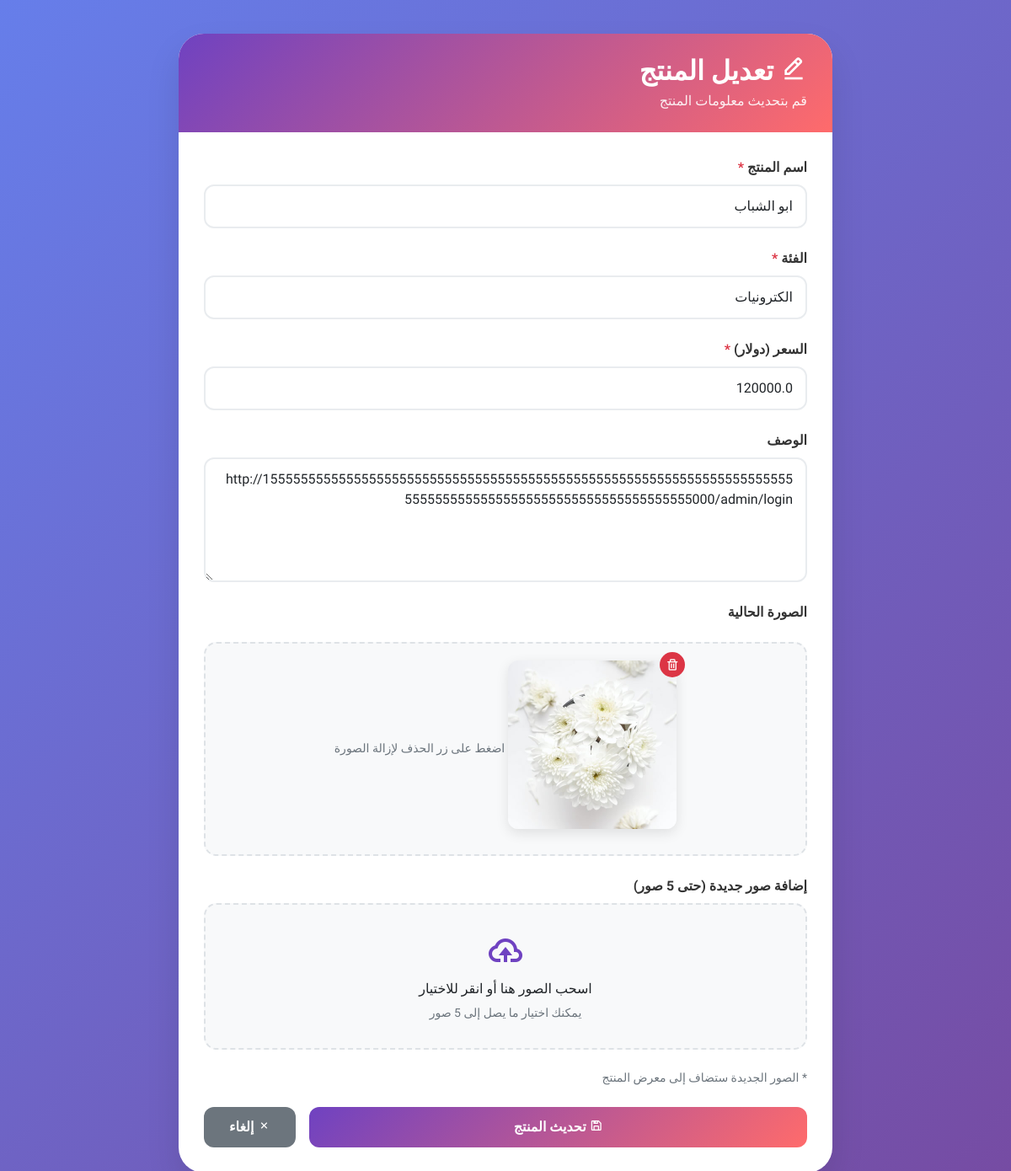
The page /admin/edit/6 (signed in) on the database its author committed.
### tables this page shows
CREATE TABLE products (
            id INTEGER PRIMARY KEY AUTOINCREMENT,
            name TEXT NOT NULL,
            description TEXT,
            price REAL NOT NULL,
            image TEXT
        , category TEXT DEFAULT 'عام', old_price REAL DEFAULT 0);

### app.py (the view, shortened to what this page needs)
@app.route("/admin/edit/<int:pid>", methods=["GET", "POST"])
@admin_required
def admin_edit(pid):
    conn = get_db()
    cursor = conn.cursor()
    placeholder = get_placeholder()
    cursor.execute(f"SELECT * FROM products WHERE id = {placeholder}", (pid,))
    product = cursor.fetchone()
    if not product:
        conn.close()
        flash("المنتج غير موجود.", "danger")
        return redirect(url_for("admin_dashboard"))
    cursor.execute(f"SELECT id, filename FROM product_images WHERE product_id = {placeholder} ORDER BY id", (pid,))
    images = cursor.fetchall()
    cursor.execute("SELECT DISTINCT COALESCE(category,'عام') AS c FROM products ORDER BY c")
    cats = cursor.fetchall()
    categories = [r["c"] for r in cats]
    conn.close()
    return render_template("edit_product.html", p=product, images=images, categories=categories)

### app.py (called while the page is built)
def get_db():
    try:
        if USE_POSTGRES:
            database_url = os.environ.get('DATABASE_URL')
            conn = psycopg2.connect(database_url, sslmode='require')
            conn.cursor_factory = RealDictCursor
            return conn
        else:
            conn = sqlite3.connect(DB_PATH, timeout=30, check_same_thread=False)
            conn.row_factory = lambda cursor, row: {col[0]: row[i] for i, col in enumerate(cursor.description)}
            conn.execute("PRAGMA journal_mode=WAL")
            conn.execute("PRAGMA synchronous=NORMAL")
            return conn
    except Exception as e:
        print(f"❌ خطأ في الاتصال بقاعدة البيانات: {e}")
        raise

def get_placeholder():
    return '%s' if USE_POSTGRES else '?'

def admin_required(f):
    @wraps(f)
    def wrapper(*args, **kwargs):
        if not session.get("is_admin"):
            flash("الرجاء تسجيل الدخول كأدمن.", "warning")
            return redirect(url_for("admin_login"))
        return f(*args, **kwargs)
    return wrapper

### templates/edit_product.html (shortened to what this page needs)
<!DOCTYPE html>
<html lang="ar" dir="rtl">
<head>
    <link rel="stylesheet" href="{{ url_for('static', filename='assets/css/bootstrap.min.css') }}">
    <link href="{{ url_for('static', filename='assets/css/boxicon.min.css') }}" rel="stylesheet">
</head>
<body>
    <div class="container" style="max-width: 800px;">
        <div class="edit-card">
            <div class="edit-header">
                <h2><i class='bx bx-edit-alt'></i> تعديل المنتج</h2>
                <p>قم بتحديث معلومات المنتج</p>
            </div>
            <div class="edit-body">
                <form method="POST" enctype="multipart/form-data" id="editProductForm">
                    <div class="mb-4">
                        <label class="form-label required-field">اسم المنتج</label>
                        <input type="text" name="name" class="form-control" value="{{ p.name }}" required
                               placeholder="أدخل اسم المنتج">
                    </div>
                    <div class="mb-4">
                        <label class="form-label required-field">الفئة</label>
                        <input type="text" name="category" value="{{ p.category or '' }}" class="form-control" required
                               placeholder="مثال: ملابس، إلكترونيات، مستلزمات منزلية">
                    </div>
                    <div class="mb-4">
                        <label class="form-label required-field">السعر (دولار)</label>
                        <input type="number" step="0.01" name="price" class="form-control" value="{{ p.price }}" required
                               placeholder="0.00">
                    </div>
                    <div class="mb-4">
                        <label class="form-label">الوصف</label>
                        <textarea name="description" class="form-control" rows="5"
                                  placeholder="أدخل وصفاً مفصلاً للمنتج...">{{ p.description }}</textarea>
                    </div>
                    {% if p.image %}
                    <div class="mb-4">
                        <label class="form-label">الصورة الحالية</label>
                        <div class="image-preview">
                            <div class="image-badge">
                                <img src="{{ url_for('static', filename='uploads/' ~ p.image) }}"
                                     alt="{{ p.name }}" class="current-image">
                                <button type="button" class="remove-image-btn" onclick="removeCurrentImage()" title="حذف الصورة">
                                    <i class='bx bx-trash'></i>
                                </button>
                            </div>
                            <small class="text-muted">اضغط على زر الحذف لإزالة الصورة</small>
                        </div>
                    </div>
                    {% endif %}
                    <div class="mb-4">
                        <label class="form-label">إضافة صور جديدة (حتى 5 صور)</label>
                        <div class="file-upload-area" id="fileUploadArea">
                            <i class='bx bx-cloud-upload file-upload-icon'></i>
                            <p class="mb-1">اسحب الصور هنا أو انقر للاختيار</p>
                            <small class="text-muted">يمكنك اختيار ما يصل إلى 5 صور</small>
                        </div>
                        <small class="text-muted mt-2 d-block">* الصور الجديدة ستضاف إلى معرض المنتج</small>
                    </div>
                    <div class="d-flex gap-3 mt-4">
                        <button type="submit" class="btn btn-primary-custom text-white flex-grow-1">
                            <i class='bx bx-save'></i> تحديث المنتج
                        </button>
                        <a href="{{ url_for('admin_dashboard') }}" class="btn btn-secondary-custom text-white">
                            <i class='bx bx-x'></i> إلغاء
                        </a>
                    </div>
                </form>
            </div>
        </div>
    </div>
</body>
</html>

### templates/edit_product.html (style rules this page uses)
* { font-family: 'Cairo', sans-serif; }
body { background: linear-gradient(135deg, #667eea 0%, #764ba2 100%); min-height: 100vh; padding: 40px 0; }
.edit-card { background: white; border-radius: 30px; overflow: hidden; box-shadow: 0 20px 40px rgba(0,0,0,0.1); animation: fadeInUp 0.5s ease; }
.edit-header { background: linear-gradient(135deg, #6f42c1, #ff6b6b); padding: 25px 30px; color: white; }
.edit-header h2 { margin: 0; font-weight: 700; }
.edit-header p { margin: 5px 0 0; opacity: 0.9; }
.edit-body { padding: 30px; }
.form-label { font-weight: 600; color: #333; margin-bottom: 8px; }
.form-control { border-radius: 12px; padding: 12px 15px; border: 2px solid #e9ecef; transition: all 0.3s ease; }
.image-preview { background: #f8f9fa; border-radius: 15px; padding: 20px; margin-top: 15px; border: 2px dashed #dee2e6; text-align: center; }
.current-image { max-width: 200px; max-height: 200px; border-radius: 12px; box-shadow: 0 5px 15px rgba(0,0,0,0.1); margin-bottom: 10px; }
.image-badge { position: relative; display: inline-block; }
.remove-image-btn { position: absolute; top: -10px; right: -10px; background: #dc3545; color: white; border: none; border-radius: 50%; width: 30px; height: 30px; display: flex; align-items: center; justify-content: center; cursor: pointer; transition: all 0.3s ease; }
.btn-primary-custom { background: linear-gradient(135deg, #6f42c1, #ff6b6b); border: none; border-radius: 12px; padding: 12px 30px; font-weight: 600; transition: all 0.3s ease; }
.btn-secondary-custom { background: #6c757d; border: none; border-radius: 12px; padding: 12px 30px; font-weight: 600; transition: all 0.3s ease; }
.file-upload-area { border: 2px dashed #dee2e6; border-radius: 15px; padding: 30px; text-align: center; cursor: pointer; transition: all 0.3s ease; background: #f8f9fa; }
.file-upload-icon { font-size: 48px; color: #6f42c1; margin-bottom: 10px; }
.required-field::after { content: "*"; color: #dc3545; margin-right: 4px; }

### rows shown on the page
products: name "ابو الشباب", category "الكترونيات", price "120000.0", description "http://155555555555555555555555555555555555555555555555555555555555555555555555555555555555555555555555555555555555000/admin/login", image (picture)
